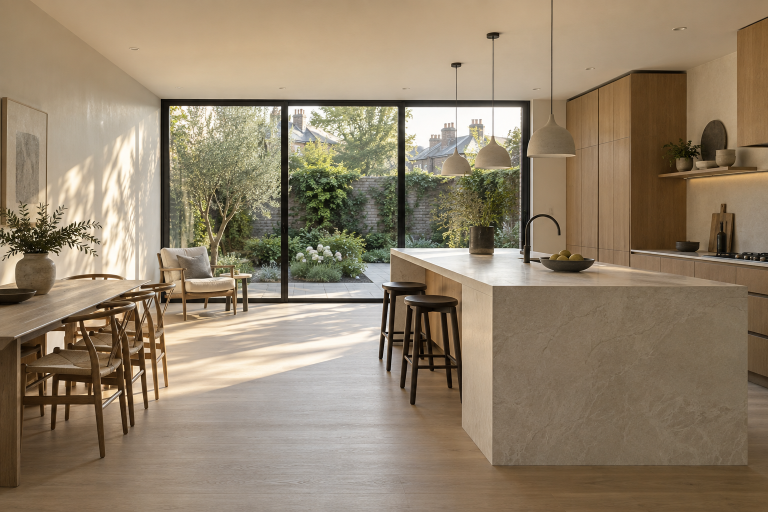
#> input picture assets/kitchen-concept.png, 1536 x 1024 px (shown at 1/2 size); its folder holds 3 pictures in this run
$ python prepare_assets.py
#> lines starting #> are read from the running program, lines starting #| are printed output that depends on the picture
from pathlib import Path
from urllib.request import Request,urlopen
import json,re,shutil
from PIL import Image

ROOT=Path(__file__).resolve().parents[1]
images=ROOT/'public/images'; images.mkdir(parents=True,exist_ok=True)
fonts=ROOT/'public/fonts'; fonts.mkdir(exist_ok=True)
for name in ('kitchen','bathroom','restoration'):
    img=Image.open(ROOT/'assets'/f'{name}-concept.png').convert('RGB')
#> img is the input picture: PIL image 1536x1024 RGB; mean R, G, B 146.1, 129.9, 107.1
    img.save(images/f'{name}.webp','WEBP',quality=88,method=6)
    small=img.copy();small.thumbnail((800,800));small.save(images/f'{name}-small.webp','WEBP',quality=85,method=6)
#> after `small.thumbnail((800, 800))`:
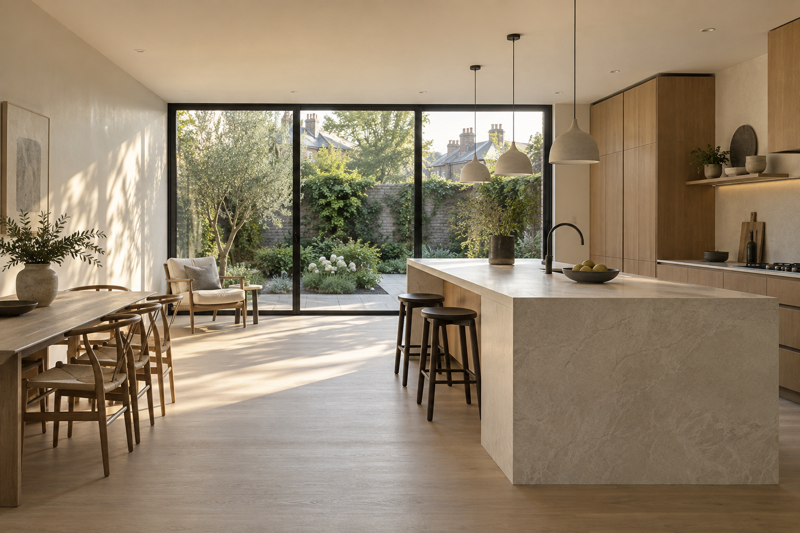
#> small: PIL image 800x533 RGB; mean R, G, B 146.1, 129.9, 107.1
#> pass 2 of the loop `for name in ('kitchen','bathroom','restoration'):`:
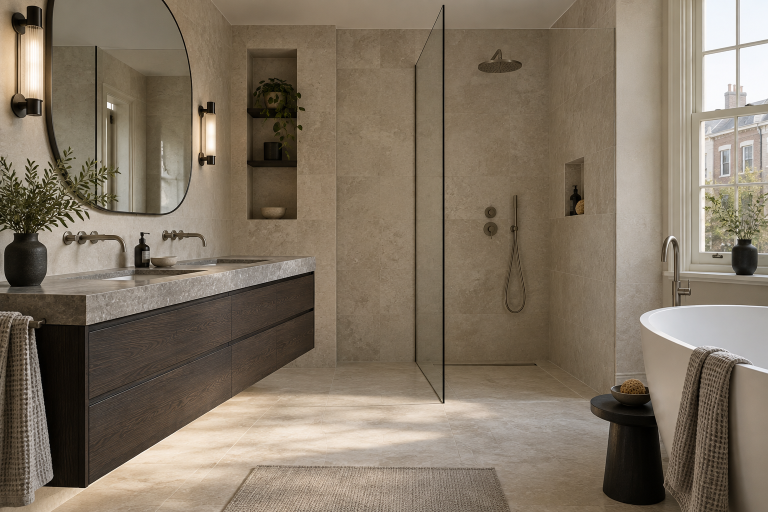
#> input picture assets/bathroom-concept.png, 1536 x 1024 px (shown at 1/2 size)
#> img is the input picture: PIL image 1536x1024 RGB; mean R, G, B 129, 116.1, 99.2
#> `small.thumbnail((800, 800))`:
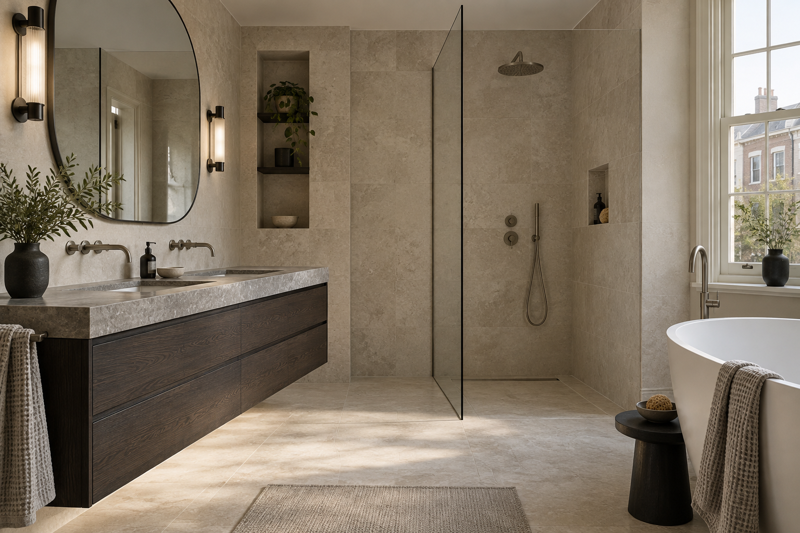
#> small: PIL image 800x533 RGB; mean R, G, B 129, 116.1, 99.2
#> pass 3 of the loop `for name in ('kitchen','bathroom','restoration'):`:
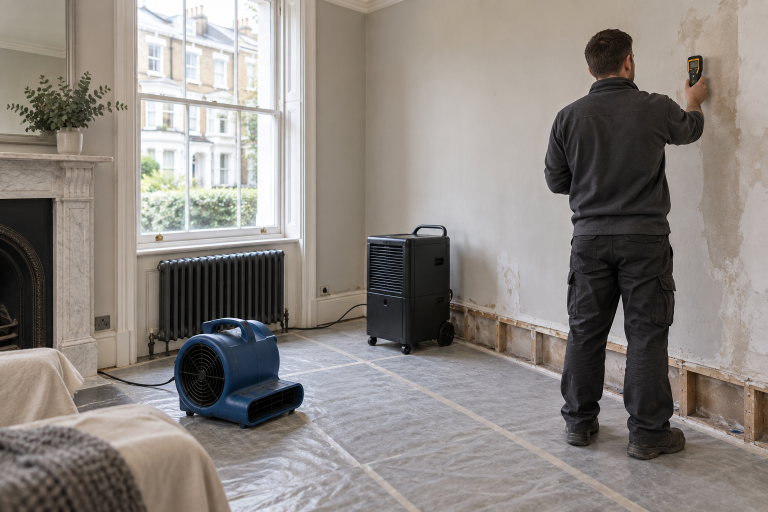
#> input picture assets/restoration-concept.png, 1536 x 1024 px (shown at 1/2 size)
#> img is the input picture: PIL image 1536x1024 RGB; mean R, G, B 139.2, 133.1, 128.3
#> `small.thumbnail((800, 800))`:
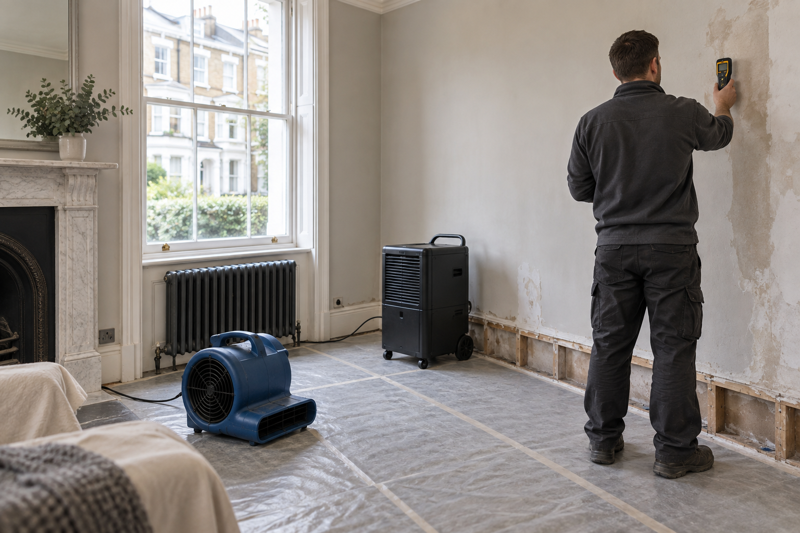
#> small: PIL image 800x533 RGB; mean R, G, B 139.2, 133.1, 128.3
shutil.copyfile(ROOT/'research/original-site/media/d7362b26-logo.png',images/'logo.png')
for family,filename in [('Instrument+Serif:ital@0','instrument-serif-regular'),('Instrument+Serif:ital@1','instrument-serif-italic'),('Manrope:wght@400..700','manrope-variable')]:
    req=Request('https://fonts.googleapis.com/css2?family='+family+'&display=swap',headers={'User-Agent':'Mozilla/5.0 (Windows NT 10.0; Win64; x64) AppleWebKit/537.36 (KHTML, like Gecko) Chrome/130.0.0.0 Safari/537.36'})
#> (the run stopped early here; a loop or call above may not have finished)
